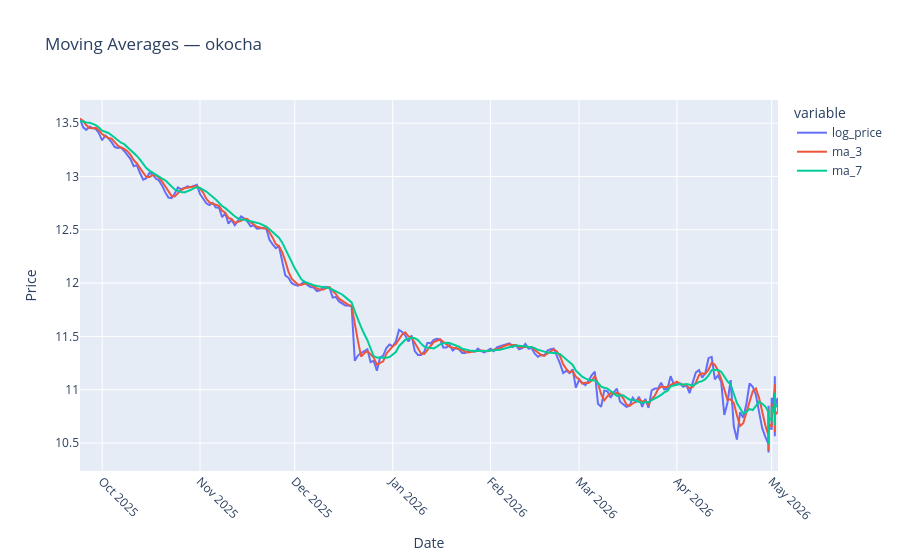

The notebook cell saved with this chart:
### Markdown cell above
## 7. Visualizing Moving Averages

Moving averages smooth out noise and capture trend direction.

### Code cell
sample_player = df_features["player_name"].unique()[0]
player_data = df_features[df_features["player_name"] == sample_player]

fig = px.line(player_data, x="date", y=["log_price", "ma_3", "ma_7"], title=f"Moving Averages — {sample_player}")
fig.update_xaxes(title_text="Date", tickangle=45)
fig.update_yaxes(title_text="Price")
fig.show()

### Figure 1 — Plotly figure (JSON) as saved in the notebook; plotly's stock layout.template omitted (floating-point values rounded to 4 significant figures; data arrays with more than 128 entries replaced by an {"elided": "..."} marker saying what was removed)
{"data": [{"hovertemplate": "variable=log_price<br>date=%{x}<br>value=%{y}<extra></extra>", "legendgroup": "log_price", "line": {"color": "#636efa", "dash": "solid"}, "marker": {"symbol": "circle"}, "mode": "lines", "name": "log_price", "orientation": "v", "showlegend": true, "type": "scatter", "x": {"elided": "290 str values"}, "xaxis": "x", "y": {"elided": "290 float values"}, "yaxis": "y"}, {"hovertemplate": "variable=ma_3<br>date=%{x}<br>value=%{y}<extra></extra>", "legendgroup": "ma_3", "line": {"color": "#EF553B", "dash": "solid"}, "marker": {"symbol": "circle"}, "mode": "lines", "name": "ma_3", "orientation": "v", "showlegend": true, "type": "scatter", "x": {"elided": "290 str values"}, "xaxis": "x", "y": {"elided": "290 float values"}, "yaxis": "y"}, {"hovertemplate": "variable=ma_7<br>date=%{x}<br>value=%{y}<extra></extra>", "legendgroup": "ma_7", "line": {"color": "#00cc96", "dash": "solid"}, "marker": {"symbol": "circle"}, "mode": "lines", "name": "ma_7", "orientation": "v", "showlegend": true, "type": "scatter", "x": {"elided": "290 str values"}, "xaxis": "x", "y": {"elided": "290 float values"}, "yaxis": "y"}], "layout": {"legend": {"title": {"text": "variable"}, "tracegroupgap": 0}, "title": {"text": "Moving Averages — okocha"}, "xaxis": {"anchor": "y", "domain": [0, 1], "tickangle": 45, "title": {"text": "Date"}}, "yaxis": {"anchor": "x", "domain": [0, 1], "title": {"text": "Price"}}}}
